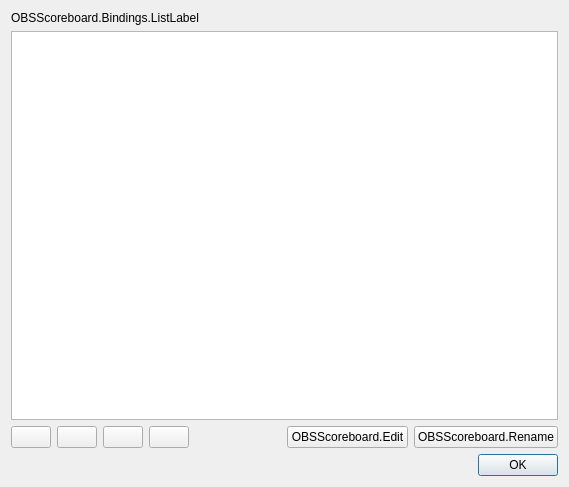
<?xml version="1.0" encoding="UTF-8"?>
<ui version="4.0">
 <class>ScoreboardSettings</class>
 <widget class="QDialog" name="ScoreboardSettings">
  <property name="geometry">
   <rect>
    <x>0</x>
    <y>0</y>
    <width>569</width>
    <height>487</height>
   </rect>
  </property>
  <property name="windowTitle">
   <string>OBSScoreboard.ManageBindings</string>
  </property>
  <layout class="QVBoxLayout" name="verticalLayout">
   <item>
    <widget class="QLabel" name="label">
     <property name="text">
      <string>OBSScoreboard.Bindings.ListLabel</string>
     </property>
    </widget>
   </item>
   <item>
    <widget class="QListWidget" name="bindingList">
     <property name="showDropIndicator" stdset="0">
      <bool>false</bool>
     </property>
    </widget>
   </item>
   <item>
    <layout class="QHBoxLayout" name="horizontalLayout_2">
     <item>
      <widget class="QPushButton" name="addBindingButton">
       <property name="text">
        <string/>
       </property>
       <property name="themeID" stdset="0">
        <string notr="true">addIconSmall</string>
       </property>
      </widget>
     </item>
     <item>
      <widget class="QPushButton" name="removeBindingButton">
       <property name="text">
        <string/>
       </property>
       <property name="themeID" stdset="0">
        <string notr="true">removeIconSmall</string>
       </property>
      </widget>
     </item>
     <item>
      <widget class="QPushButton" name="bindingUpButton">
       <property name="text">
        <string/>
       </property>
       <property name="themeID" stdset="0">
        <string notr="true">upArrowIconSmall</string>
       </property>
      </widget>
     </item>
     <item>
      <widget class="QPushButton" name="bindingDownButton">
       <property name="text">
        <string/>
       </property>
       <property name="themeID" stdset="0">
        <string notr="true">downArrowIconSmall</string>
       </property>
      </widget>
     </item>
     <item>
      <spacer name="horizontalSpacer_3">
       <property name="orientation">
        <enum>Qt::Horizontal</enum>
       </property>
       <property name="sizeHint" stdset="0">
        <size>
         <width>40</width>
         <height>20</height>
        </size>
       </property>
      </spacer>
     </item>
     <item>
      <widget class="QPushButton" name="editButton">
       <property name="text">
        <string>OBSScoreboard.Edit</string>
       </property>
      </widget>
     </item>
     <item>
      <widget class="QPushButton" name="renameButton">
       <property name="text">
        <string>OBSScoreboard.Rename</string>
       </property>
      </widget>
     </item>
    </layout>
   </item>
   <item>
    <widget class="QDialogButtonBox" name="buttonBox">
     <property name="orientation">
      <enum>Qt::Horizontal</enum>
     </property>
     <property name="standardButtons">
      <set>QDialogButtonBox::Ok</set>
     </property>
    </widget>
   </item>
  </layout>
 </widget>
 <resources/>
 <connections>
  <connection>
   <sender>buttonBox</sender>
   <signal>accepted()</signal>
   <receiver>ScoreboardSettings</receiver>
   <slot>accept()</slot>
   <hints>
    <hint type="sourcelabel">
     <x>248</x>
     <y>254</y>
    </hint>
    <hint type="destinationlabel">
     <x>157</x>
     <y>274</y>
    </hint>
   </hints>
  </connection>
  <connection>
   <sender>buttonBox</sender>
   <signal>rejected()</signal>
   <receiver>ScoreboardSettings</receiver>
   <slot>reject()</slot>
   <hints>
    <hint type="sourcelabel">
     <x>316</x>
     <y>260</y>
    </hint>
    <hint type="destinationlabel">
     <x>286</x>
     <y>274</y>
    </hint>
   </hints>
  </connection>
 </connections>
</ui>
